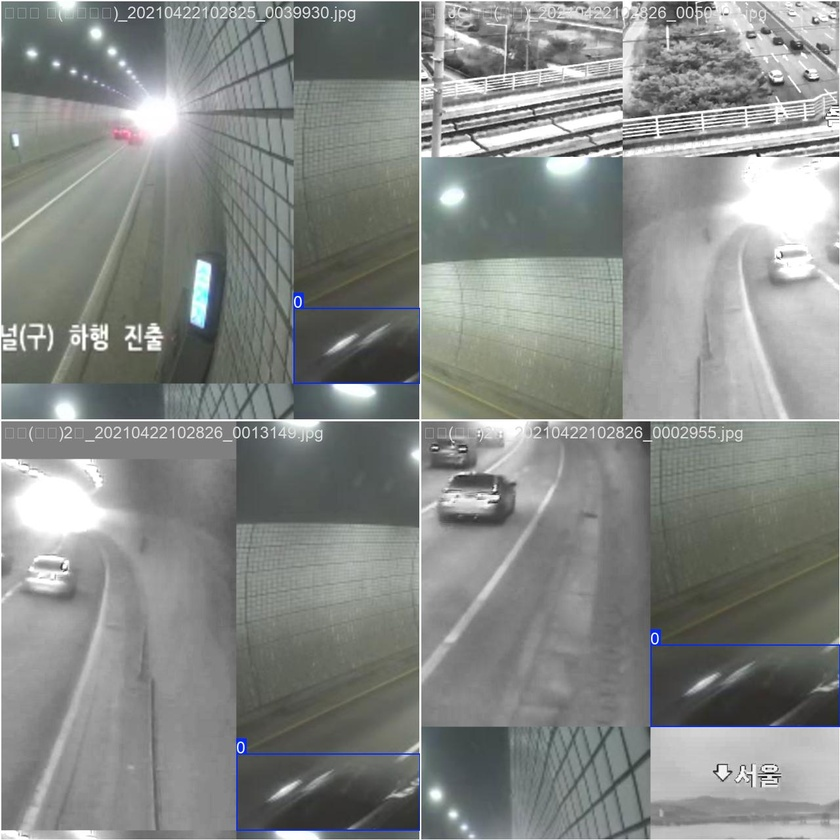
#> input picture detect/train/train_batch0.jpg, 840 x 840 px, shrunk from 1280 x 1280 before the run; its folder holds only this picture in this run
$ python -i data_preprocessing.py   (imports and definitions only)
#> lines starting #> are read from the running program, lines starting #| are printed output that depends on the picture
#> further down, picture is the input picture: shape (840, 840, 3); mean B, G, R 135, 137.5, 134.4
import glob
import json
import os
import traceback

import cv2
import numpy as np


# [73 lines left out: function basic_image_preprocess, not called in this run]


def apply_custom_preprocessing(image_bgr, use_clahe=True, use_noise_reduction=True, use_normalization=True):
    """
    단일 이미지에 대해 CLAHE, 노이즈 제거, 정규화를 순차적으로 적용합니다.

    매개변수:
        image_bgr (numpy.ndarray): BGR 형식의 입력 이미지
        use_clahe (bool): CLAHE 적용 여부
        use_noise_reduction (bool): 가우시안 블러를 이용한 노이즈 제거 적용 여부
        use_normalization (bool): 픽셀 값을 [0, 1] 범위로 정규화할지 여부

    반환값:
        numpy.ndarray: 전처리된 BGR 이미지
    """
#> called with use_clahe = True, use_noise_reduction = True, use_normalization = True
    processed_image = image_bgr.copy()

    # 1. CLAHE (Contrast Limited Adaptive Histogram Equalization)
    if use_clahe:
        # YCrCb 색상 공간으로 변환하여 밝기(Y) 채널에만 CLAHE 적용
        ycrcb = cv2.cvtColor(processed_image, cv2.COLOR_BGR2YCrCb)
#> ycrcb: shape (840, 840, 3); mean of channels 0, 1, 2 136.3, 126.6, 127.3
        y, cr, cb = cv2.split(ycrcb)
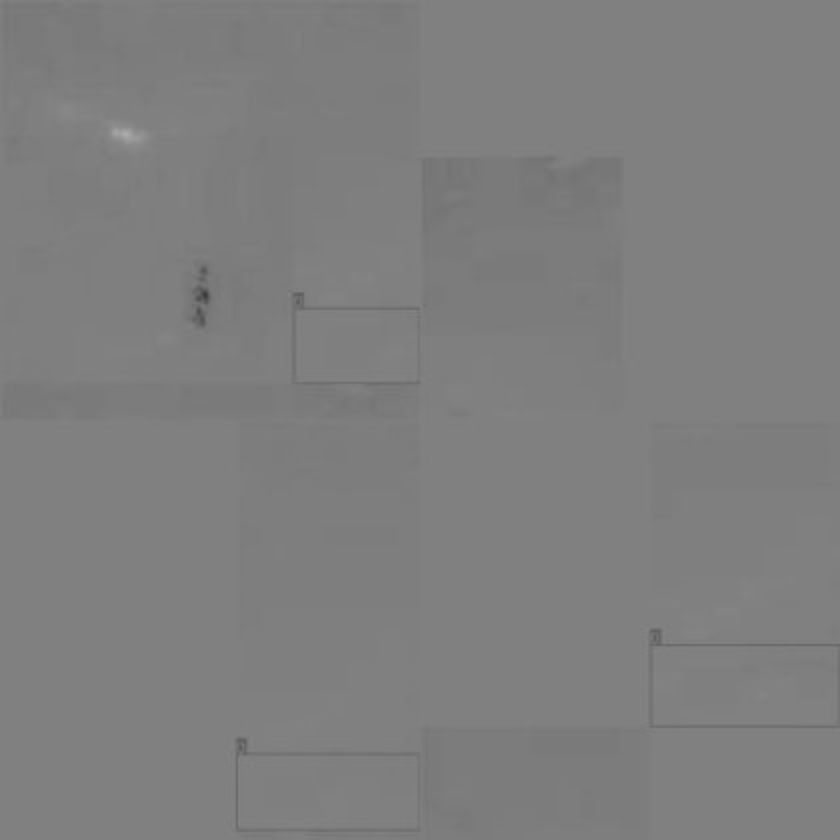
#> cr: shape (840, 840); min 57, max 170, mean 126.6
        clahe = cv2.createCLAHE(clipLimit=2.0, tileGridSize=(8, 8))
        y_clahe = clahe.apply(y)
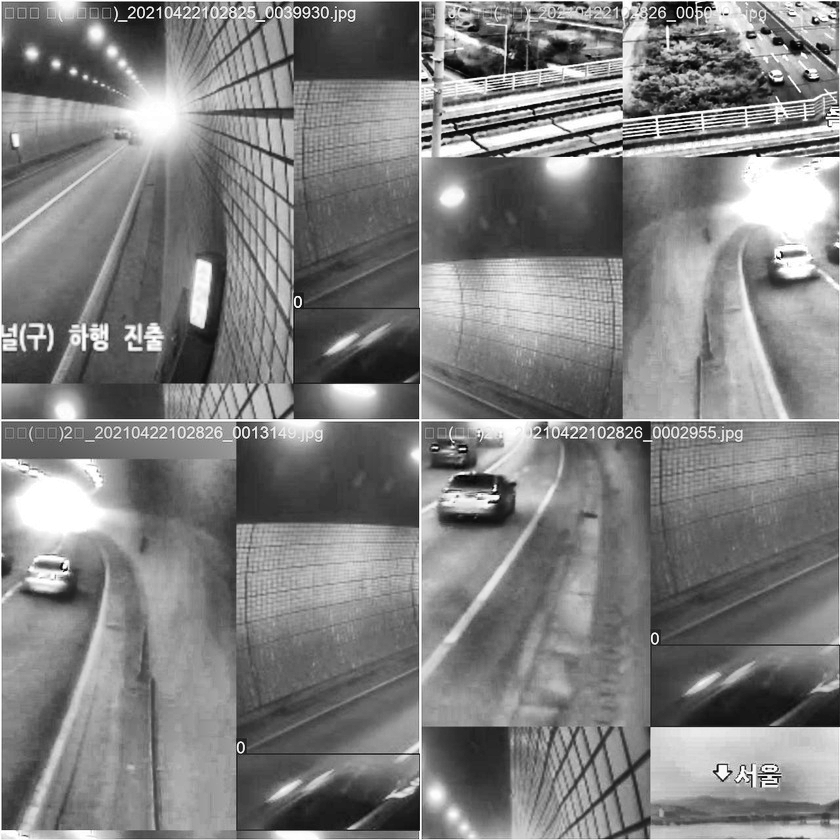
#> y_clahe: shape (840, 840); min 0, max 255, mean 128.5
        merged_ycrcb = cv2.merge((y_clahe, cr, cb))
#> merged_ycrcb: shape (840, 840, 3); mean of channels 0, 1, 2 128.5, 126.6, 127.3
        processed_image = cv2.cvtColor(merged_ycrcb, cv2.COLOR_YCrCb2BGR)

    # 2. 노이즈 제거 (Gaussian Blur)
    if use_noise_reduction:
        processed_image = cv2.GaussianBlur(processed_image, (5, 5), 0)

    # 3. 정규화 (Normalization to [0, 1] range)
    if use_normalization:
        # 이미지가 이미 uint8 타입이므로 [0, 255] 범위라고 가정
        # 정규화 후 float32 타입으로 변경
        processed_image = processed_image.astype(np.float32) / 255.0
        # 필요시 다시 uint8로 변환 (예: 파일 저장 시)하려면 * 255.0 하고 .astype(np.uint8) 수행
        # 여기서는 float32 상태로 반환하여 모델 입력에 바로 사용하거나, 저장 전에 변환할 수 있도록 함

    return processed_image


# [279 lines left out: functions process_images_in_directory, create_yolo_labels, not called in this run]

>>> import cv2
>>> picture = cv2.imread('../detect/train/train_batch0.jpg')
>>> result = apply_custom_preprocessing(picture)

$ run again, on detect/train/train_batch1.jpg
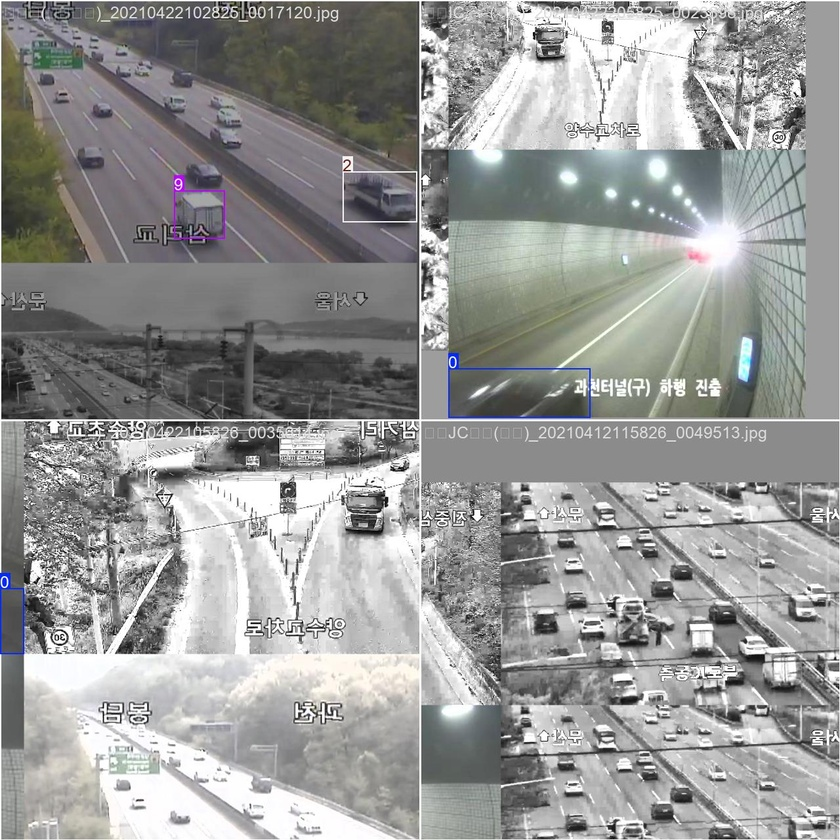
#> input picture detect/train/train_batch1.jpg, 840 x 840 px, shrunk from 1280 x 1280 before the run
#> picture is the input picture: shape (840, 840, 3); mean B, G, R 150.9, 152, 151.4
#> ycrcb: shape (840, 840, 3); mean of channels 0, 1, 2 151.7, 127.8, 127.5
#> in apply_custom_preprocessing, `y_clahe = clahe.apply(y)`:
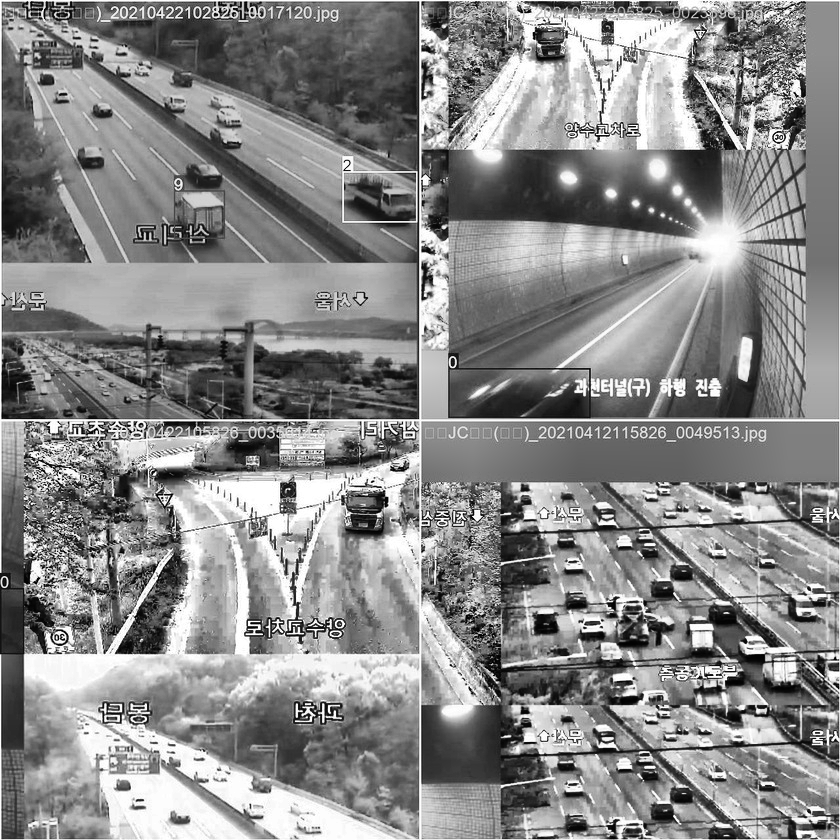
#> y_clahe: shape (840, 840); min 0, max 255, mean 136.8
#> merged_ycrcb: shape (840, 840, 3); mean of channels 0, 1, 2 136.8, 127.8, 127.5
#> in apply_custom_preprocessing, `processed_image = cv2.GaussianBlur(processed_image, (5, 5), 0)`:
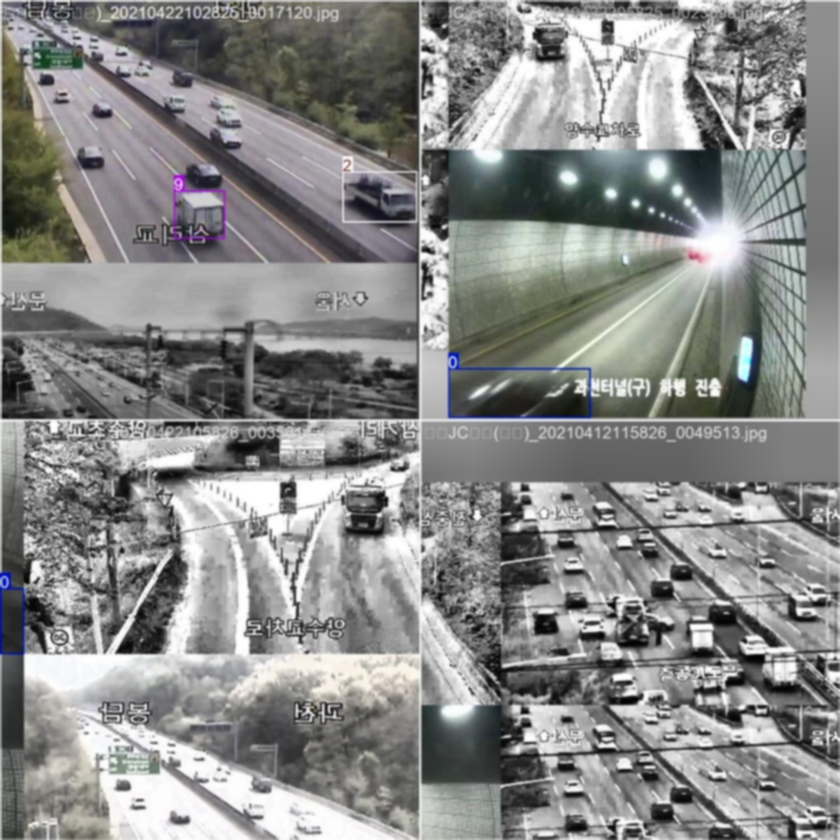
#> processed_image: shape (840, 840, 3); mean B, G, R 135.9, 137, 136.3

$ run again, on detect/train/train_batch2.jpg
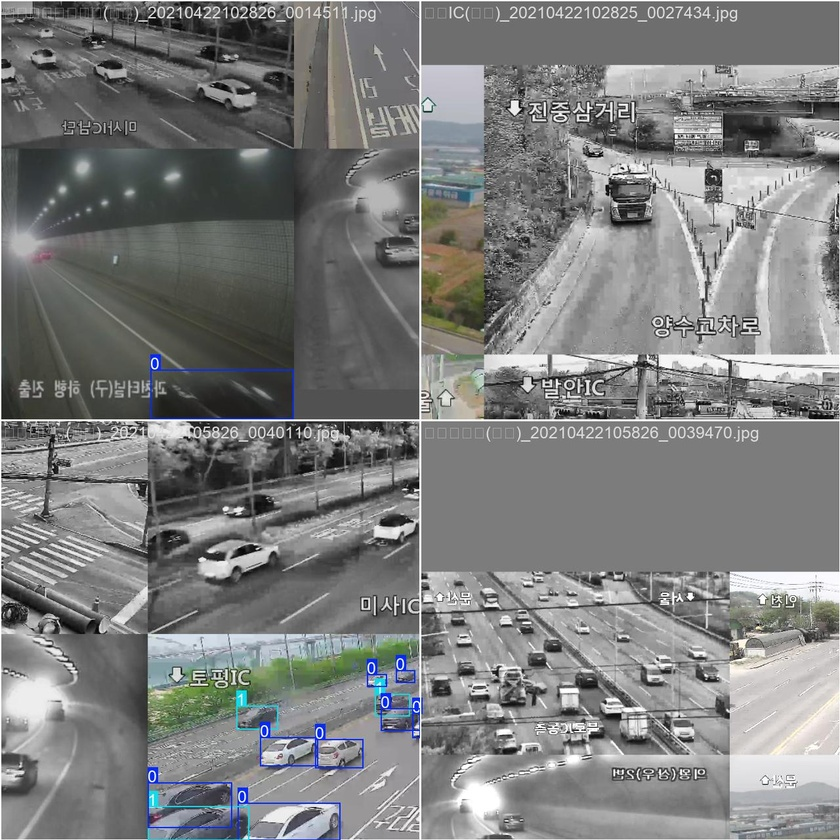
#> input picture detect/train/train_batch2.jpg, 840 x 840 px, shrunk from 1280 x 1280 before the run
#> picture is the input picture: shape (840, 840, 3); mean B, G, R 125.7, 126.1, 125
#> ycrcb: shape (840, 840, 3); mean of channels 0, 1, 2 125.7, 127.5, 128
#> in apply_custom_preprocessing, `y, cr, cb = cv2.split(ycrcb)`:
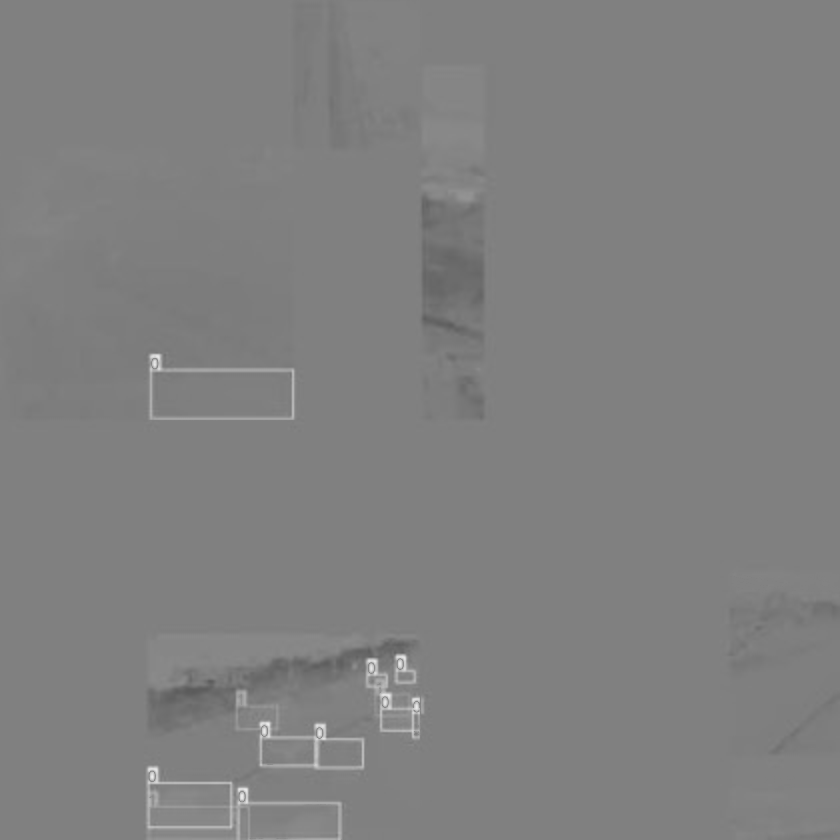
#> cb: shape (840, 840); min 91, max 236, mean 128
#> merged_ycrcb: shape (840, 840, 3); mean of channels 0, 1, 2 124.8, 127.5, 128
#> in apply_custom_preprocessing, `processed_image = cv2.cvtColor(merged_ycrcb, cv2.COLOR_YCrCb2BGR)`:
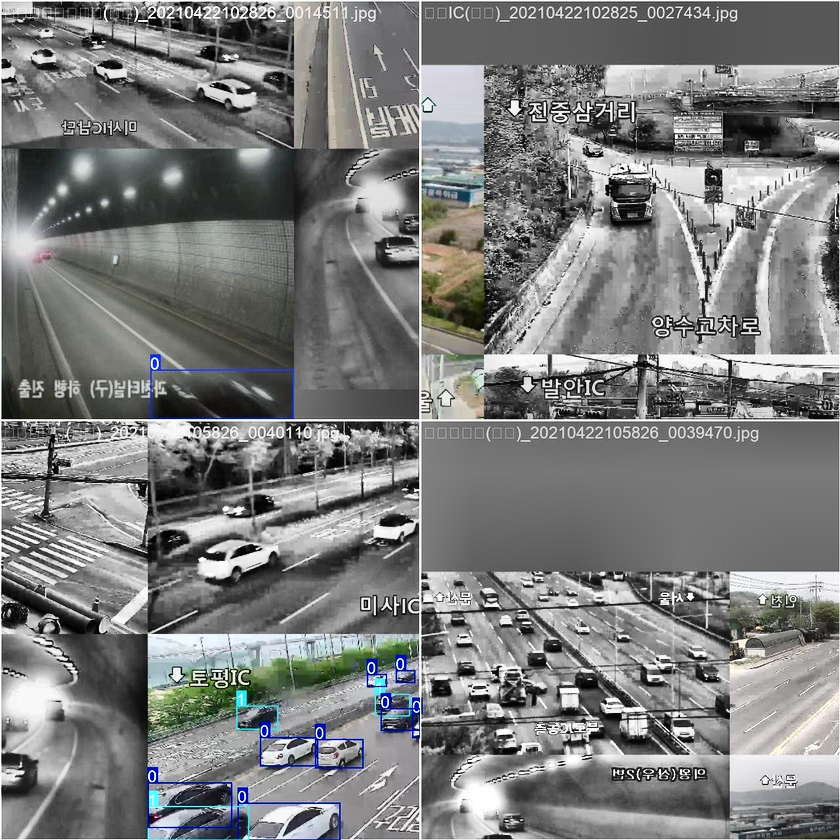
#> processed_image: shape (840, 840, 3); mean B, G, R 124.7, 125.1, 124.1

$ run again, on detect/train/val_batch0_pred.jpg
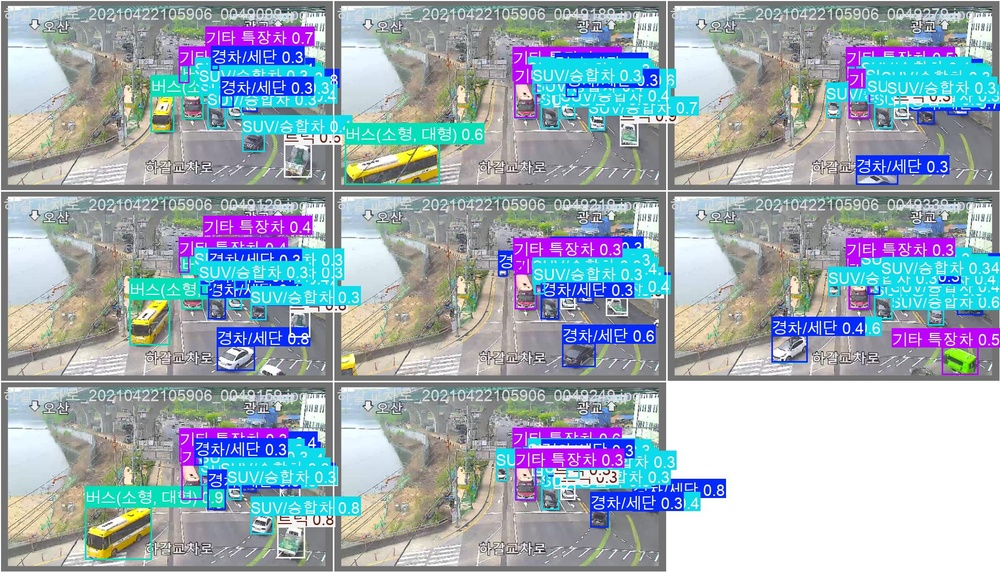
#> input picture detect/train/val_batch0_pred.jpg, 1000 x 572 px, shrunk from 1920 x 1098 before the run
#> picture is the input picture: shape (572, 1000, 3); mean B, G, R 181.1, 170.4, 156.2
#> ycrcb: shape (572, 1000, 3); mean of channels 0, 1, 2 167.3, 120, 135.7
#> in apply_custom_preprocessing, `y, cr, cb = cv2.split(ycrcb)`:
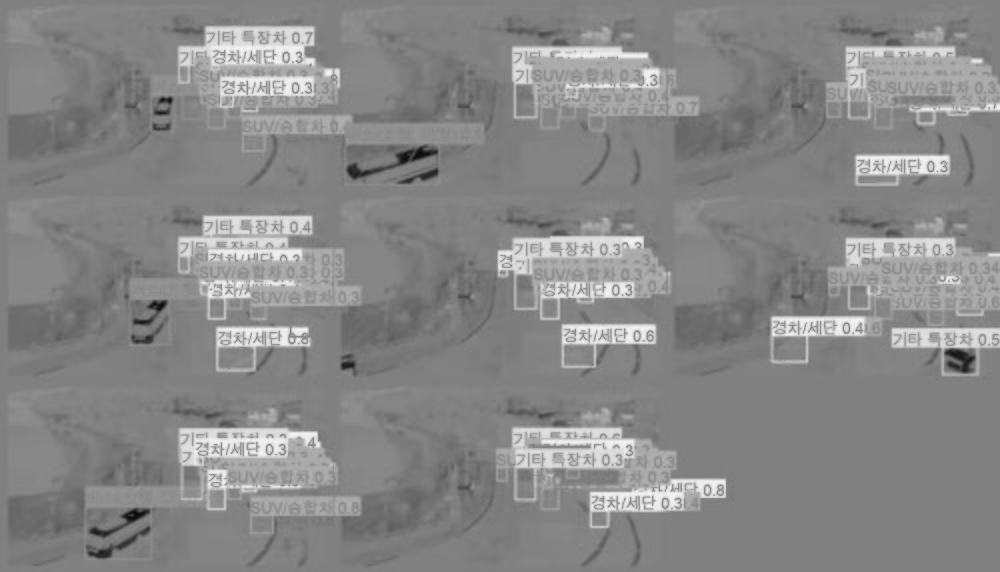
#> cb: shape (572, 1000); min 9, max 244, mean 135.7
#> merged_ycrcb: shape (572, 1000, 3); mean of channels 0, 1, 2 145.7, 120, 135.7
#> in apply_custom_preprocessing, `processed_image = cv2.GaussianBlur(processed_image, (5, 5), 0)`:
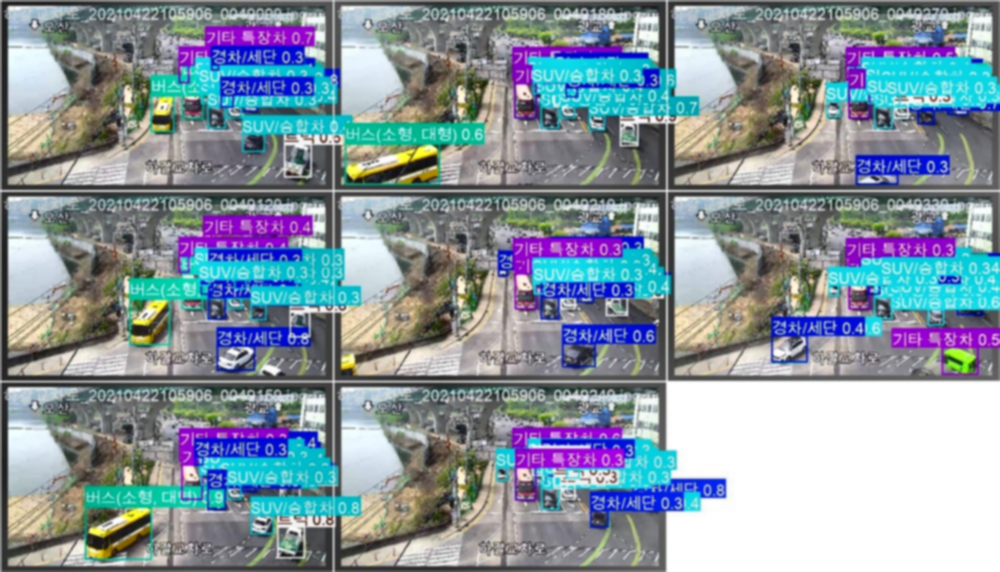
#> processed_image: shape (572, 1000, 3); mean B, G, R 159.1, 149.2, 135.3
